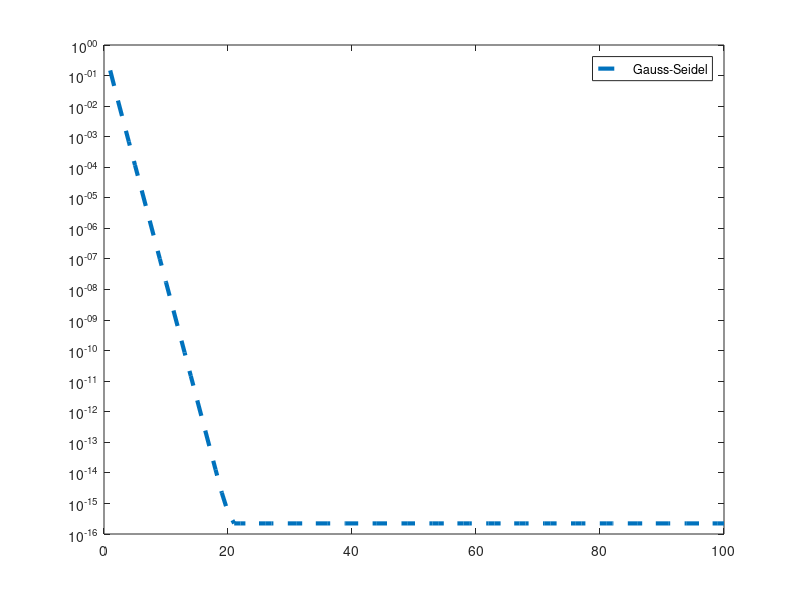

Write MATLAB code to recreate this figure. (Note: this script raises an error after producing the figure.)
% zvolme pocet iteraci
iteraci=100;

% zvolime nahodnou matici, uvidime jeslti bude konvergovat, ke ktere 
% pricteme jednotkovou diagonalni, zvysime tak pravdepodobnost ze vse bude konvergovat
A=rand(3)/2+eye(3)/2

% zvolime pozadovane reseni, ze ktereho napocitame pravou stranu
origReseni=[1;1;1];

% najdeme pravou stranu
y=A*origReseni

% zvolime nahodny uvodni odhad ze ktereho budeme iterovat
uvodniOdhad=rand(3,1);

% zvolime omega pro superrelaxaci, nebude optimalni, nevadi
omega=[0.1, 0.3, 0.7, 1, 1.5, 1.9];

%% GAUSS-SEIDEL

	L=tril(A,-1);
	R=triu(A,1);
	D=A-L-R;

	F=-inv(D+L)*R;
	G=inv(D+L);

	x=uvodniOdhad;
	for i=1:iteraci
		x=F*x+G*y;
		vzdGaussSeidel(i)=norm(x-origReseni);
	end;

    osaX=1:iteraci;

	plot(osaX,vzdGaussSeidel, '--','LineWidth',3);
	% zobrazime legendu
	legend('Gauss-Seidel');
	% nastavime osu Y jako logaritmickou
	set(gca,'YScale','log');
    hold on

%% volim ruzne omega
    for i=1:6
        vzdSuperRelaxace = superrelax(A,omega(i), uvodniOdhad, iteraci, y, origReseni);
        txt = ['omega=',num2str(omega(i))];
        plot(osaX,vzdSuperRelaxace(1,:),'DisplayName',txt);   
    end

    hold off
    legend show
%%
function[vzdSuperRelaxace] = superrelax(A, omega, uvodniOdhad, iteraci,y, origReseni)
    L=tril(A,-1);
	R=triu(A,1);
	D=A-L-R;

	% toto je ze seidela
	F=-inv(D+L)*R;
	G=inv(D+L);

	x=uvodniOdhad;
	for i=1:iteraci
		xkp1=F*x+G*y;
		x=omega*(xkp1-x)+x;
		vzdSuperRelaxace(i)=norm(x-origReseni);
	end;
    
end
